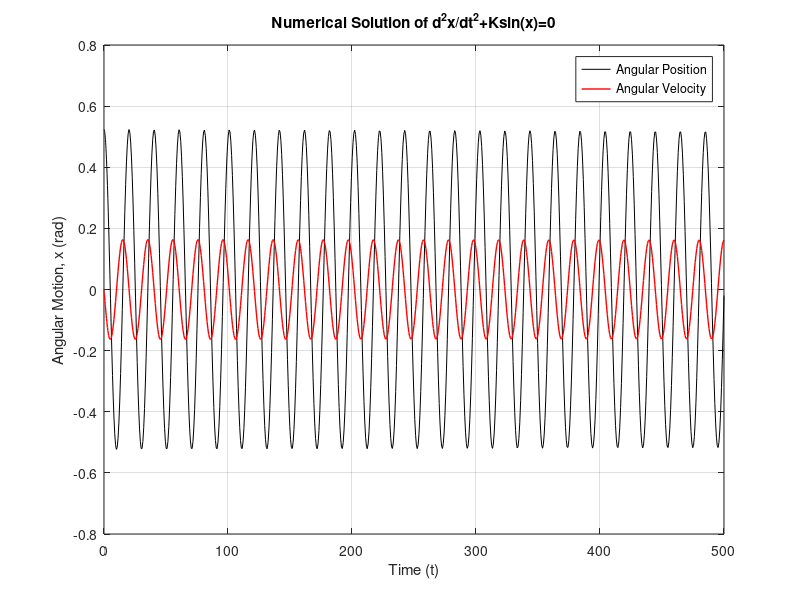
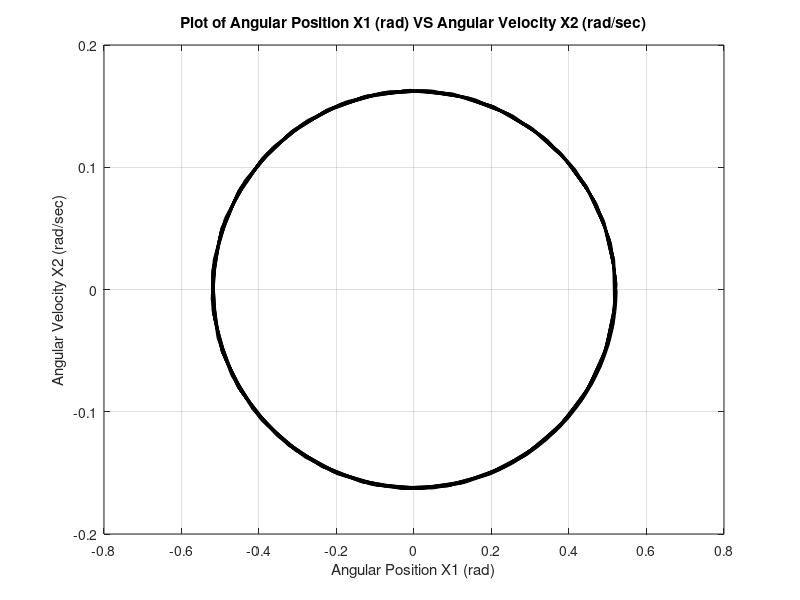

MATLAB code for these plots, in order:
function main 
clear all;
clc;
clf;
%set initial conditions.
xo = [pi/6,0];

% Solve the system of equations using the ode45 function.
[t,x] = ode45(@deq,[0 500],xo);

% Plot the solutions against time.
plot(t,x(:,1),'k-',t,x(:,2),'r-','Linewidth',1);
legend('Angular Position', 'Angular Velocity','Location','northeast');
xlabel('Time (t)'),ylabel('Angular Motion, x (rad)'),grid on;
title('Numerical Solution of d^{2}x/dt^{2}+Ksin(x)=0');
figure;

%Plot the Angular Position against Angular Velocity.
plot(x(:,1),x(:,2),'k-','linewidth',1);
xlabel('Angular Position X1 (rad)'),ylabel('Angular Velocity X2 (rad/sec)'),grid on;
title('Plot of Angular Position X1 (rad) VS Angular Velocity X2 (rad/sec)');
end

% Define a function for the system of Differential Equations
function dxdt = deq(t,x)
dxdt = [x(2); -0.1*sin(x(1))];
end

